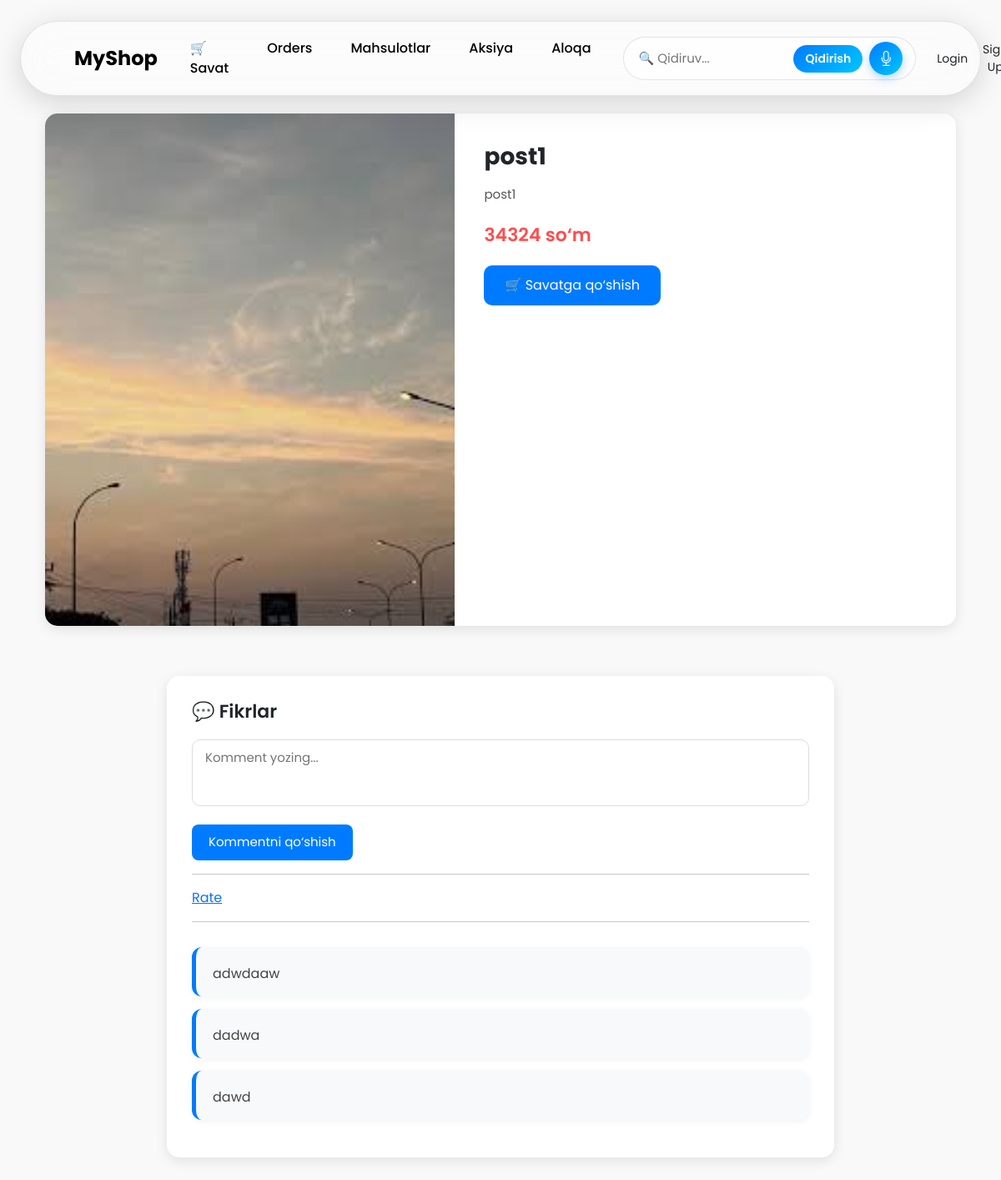
Page //detail/1/ on the earlier database version.
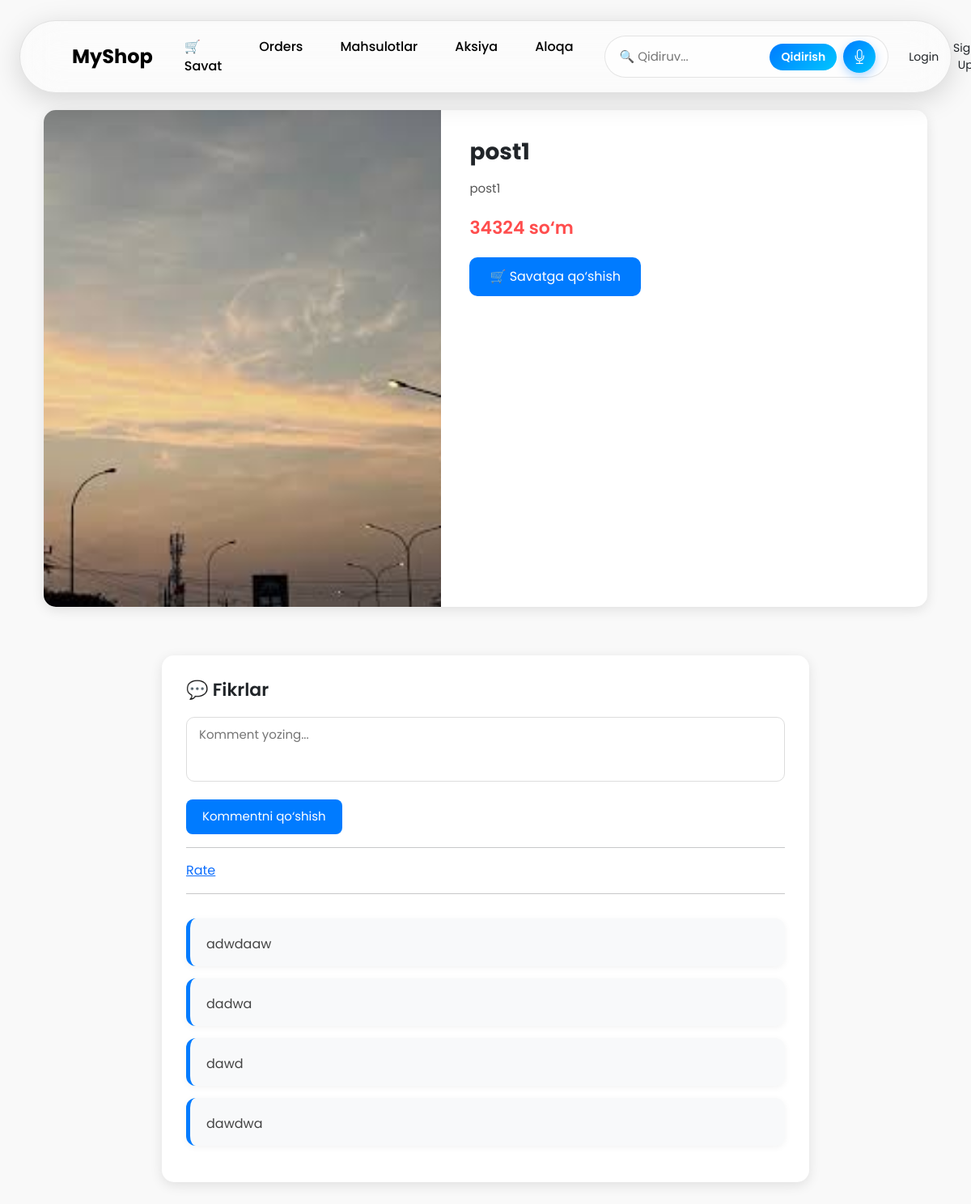
Same page on the later database version.
### store/models.py (models this page shows, shortened)
class Comment(models.Model):
    news = models.ForeignKey(Products, on_delete=models.CASCADE,null=True, related_name='comments')
    comment_text = models.TextField('comment', max_length=1000)
    class Meta:
        verbose_name = 'comment'
        verbose_name_plural = 'Comments'

### store/views.py (the view)
# urls.py: path('/detail/<int:pk>/', views.products_detail, name='products_detail'),
def products_detail(requist,pk):
    product = Products.objects.get(pk=pk)
    return render(requist, 'products_detail.html', {'product': product})

### store/templates/products_detail.html (shortened to what this page needs)
{% extends 'base.html' %}
{% load static %}
{% block content %}
<div class="container">
  <div class="product-detail-container">
    <div class="product-detail-image">
      {% if product.image %}
        <img src="{{ product.image.url }}" alt="{{ product.title }}">
      {% else %}
        <img src="{% static 'images/no-image.jpg' %}" alt="Rasm mavjud emas">
      {% endif %}
    </div>
    <div class="product-detail-info">
      <h2>{{ product.title }}</h2>
      <p>{{ product.description }}</p>
      <div class="product-detail-price">{{ product.price }} so‘m</div>
      <button class="btn-add">🛒 Savatga qo‘shish</button>
    </div>
  </div>
</div>
<div class="comment-section">
  <h3>💬 Fikrlar</h3>
  <form class="comment-form" action="{% url 'store:leave_comment' product.pk %}" method="POST">
    <textarea name="comment_text" placeholder="Komment yozing..."></textarea>
    <button type="submit">Kommentni qo‘shish</button>
  </form>
<hr>
<a href="{% url 'store:rate_product' product.pk %}">Rate</a>
<hr>
  <div class="comment-list">
    {% for comment in product.comments.all %}
      <div class="comment-card">
        <div class="comment-text">{{ comment.comment_text }}</div>
      </div>
    {% empty %}
      <p>Hozircha hech qanday komment yo‘q. Birinchi bo‘lib yozing!</p>
    {% endfor %}
  </div>
</div>
{% endblock %}

Differences in the rows shown:
added Comment: comment_text "dawdwa"
